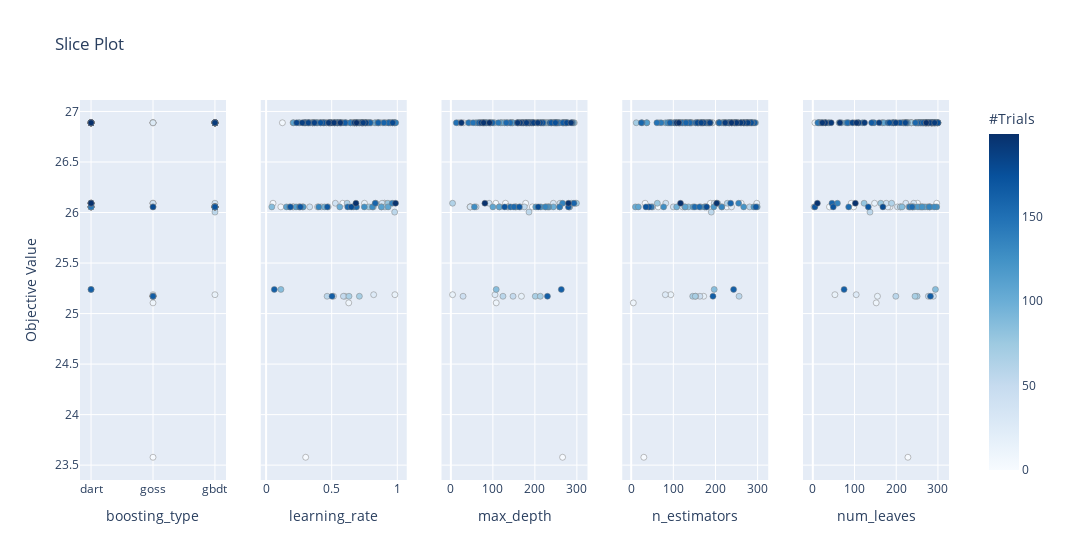

Notebook cell for this chart:
### Code cell
optuna.visualization.plot_slice(study)

### Figure 1 — Plotly figure (JSON) as saved in the notebook; plotly's stock layout.template omitted (floating-point values rounded to 4 significant figures; data arrays with more than 128 entries replaced by an {"elided": "..."} marker saying what was removed)
{"data": [{"marker": {"color": {"elided": "200 int values"}, "colorbar": {"title": {"text": "#Trials"}, "x": 1, "xpad": 40}, "colorscale": [[0, "rgb(247,251,255)"], [0.125, "rgb(222,235,247)"], [0.25, "rgb(198,219,239)"], [0.375, "rgb(158,202,225)"], [0.5, "rgb(107,174,214)"], [0.625, "rgb(66,146,198)"], [0.75, "rgb(33,113,181)"], [0.875, "rgb(8,81,156)"], [1, "rgb(8,48,107)"]], "line": {"color": "Grey", "width": 0.5}, "showscale": true}, "mode": "markers", "showlegend": false, "type": "scatter", "x": {"elided": "200 str values"}, "xaxis": "x", "y": {"elided": "200 float values"}, "yaxis": "y"}, {"marker": {"color": {"elided": "200 int values"}, "colorbar": {"title": {"text": "#Trials"}, "x": 1, "xpad": 40}, "colorscale": [[0, "rgb(247,251,255)"], [0.125, "rgb(222,235,247)"], [0.25, "rgb(198,219,239)"], [0.375, "rgb(158,202,225)"], [0.5, "rgb(107,174,214)"], [0.625, "rgb(66,146,198)"], [0.75, "rgb(33,113,181)"], [0.875, "rgb(8,81,156)"], [1, "rgb(8,48,107)"]], "line": {"color": "Grey", "width": 0.5}, "showscale": false}, "mode": "markers", "showlegend": false, "type": "scatter", "x": {"elided": "200 float values"}, "xaxis": "x2", "y": {"elided": "200 float values"}, "yaxis": "y2"}, {"marker": {"color": {"elided": "200 int values"}, "colorbar": {"title": {"text": "#Trials"}, "x": 1, "xpad": 40}, "colorscale": [[0, "rgb(247,251,255)"], [0.125, "rgb(222,235,247)"], [0.25, "rgb(198,219,239)"], [0.375, "rgb(158,202,225)"], [0.5, "rgb(107,174,214)"], [0.625, "rgb(66,146,198)"], [0.75, "rgb(33,113,181)"], [0.875, "rgb(8,81,156)"], [1, "rgb(8,48,107)"]], "line": {"color": "Grey", "width": 0.5}, "showscale": false}, "mode": "markers", "showlegend": false, "type": "scatter", "x": {"elided": "200 int values"}, "xaxis": "x3", "y": {"elided": "200 float values"}, "yaxis": "y3"}, {"marker": {"color": {"elided": "200 int values"}, "colorbar": {"title": {"text": "#Trials"}, "x": 1, "xpad": 40}, "colorscale": [[0, "rgb(247,251,255)"], [0.125, "rgb(222,235,247)"], [0.25, "rgb(198,219,239)"], [0.375, "rgb(158,202,225)"], [0.5, "rgb(107,174,214)"], [0.625, "rgb(66,146,198)"], [0.75, "rgb(33,113,181)"], [0.875, "rgb(8,81,156)"], [1, "rgb(8,48,107)"]], "line": {"color": "Grey", "width": 0.5}, "showscale": false}, "mode": "markers", "showlegend": false, "type": "scatter", "x": {"elided": "200 int values"}, "xaxis": "x4", "y": {"elided": "200 float values"}, "yaxis": "y4"}, {"marker": {"color": {"elided": "200 int values"}, "colorbar": {"title": {"text": "#Trials"}, "x": 1, "xpad": 40}, "colorscale": [[0, "rgb(247,251,255)"], [0.125, "rgb(222,235,247)"], [0.25, "rgb(198,219,239)"], [0.375, "rgb(158,202,225)"], [0.5, "rgb(107,174,214)"], [0.625, "rgb(66,146,198)"], [0.75, "rgb(33,113,181)"], [0.875, "rgb(8,81,156)"], [1, "rgb(8,48,107)"]], "line": {"color": "Grey", "width": 0.5}, "showscale": false}, "mode": "markers", "showlegend": false, "type": "scatter", "x": {"elided": "200 int values"}, "xaxis": "x5", "y": {"elided": "200 float values"}, "yaxis": "y5"}], "layout": {"title": {"text": "Slice Plot"}, "width": 1500, "xaxis": {"anchor": "y", "domain": [0, 0.168], "title": {"text": "boosting_type"}}, "xaxis2": {"anchor": "y2", "domain": [0.208, 0.376], "title": {"text": "learning_rate"}}, "xaxis3": {"anchor": "y3", "domain": [0.416, 0.584], "title": {"text": "max_depth"}}, "xaxis4": {"anchor": "y4", "domain": [0.624, 0.792], "title": {"text": "n_estimators"}}, "xaxis5": {"anchor": "y5", "domain": [0.832, 1], "title": {"text": "num_leaves"}}, "yaxis": {"anchor": "x", "domain": [0, 1], "title": {"text": "Objective Value"}}, "yaxis2": {"anchor": "x2", "domain": [0, 1], "matches": "y", "showticklabels": false}, "yaxis3": {"anchor": "x3", "domain": [0, 1], "matches": "y", "showticklabels": false}, "yaxis4": {"anchor": "x4", "domain": [0, 1], "matches": "y", "showticklabels": false}, "yaxis5": {"anchor": "x5", "domain": [0, 1], "matches": "y", "showticklabels": false}}}
